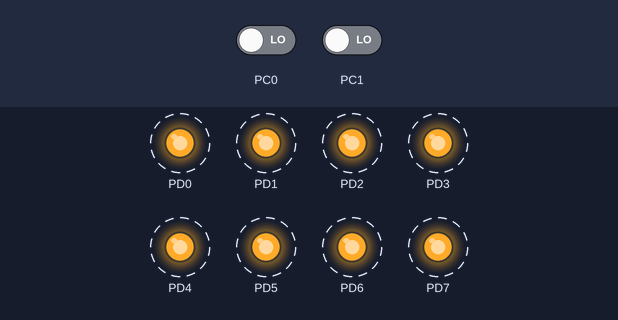
Simulated run of this program. Board: ATmega128, built with avr-gcc and emulated at 8 MHz. On the bench: output pins drawn as LEDs (lit = HIGH). Dashed ring = blinking. The inputs (shaded band) are chosen by the test bench; at power-on: PC1 LOW, PC0 LOW.

Above: at 1.06 s.
1.3 s: PC1 driven HIGH
At 1.9 s:
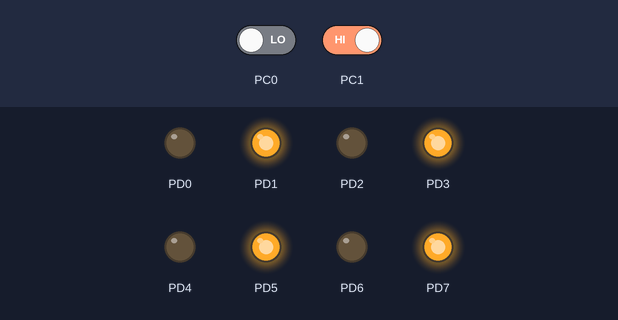
4.3 s: PC0 driven HIGH
At 4.8 s:
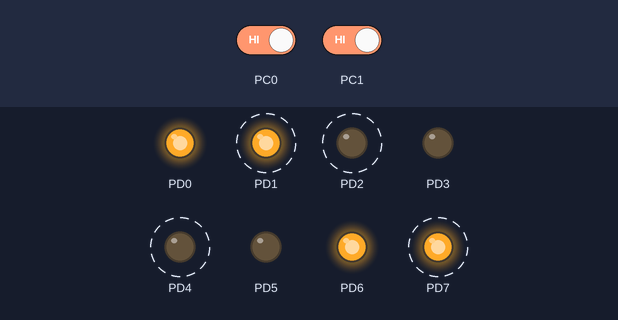
7.3 s: PC0 driven LOW
10.3 s: PC1 driven LOW
At 10.57 s:
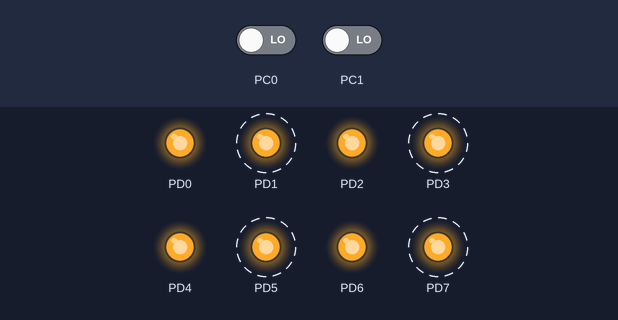
Timing chart, 0 to 14.3 s (numbered marks = the images above; inputs shaded):
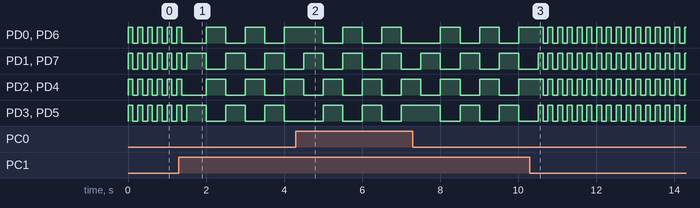

Measured:
- after the input at 10.3 s, PD0–7: alternates HIGH for 0.13 s and LOW for 0.13 s, starting after 0.34 s
- by itself, PD0–7: alternates HIGH for 0.50 s and LOW for 0.50 s

The program:

main.c
```c
/*
 * AssignmentB7a.c
 *
 * Created: 2/2/2017 1:01:37 PM
 * Author : Kadir Seker, Cas Koopmans and Berend Vet
 */

#include <avr/io.h>
#define F_CPU 8000000
#include <util/delay.h>

void wait( int ms )
{
	for (int i=0; i<ms; i++)
	{
		_delay_ms( 1 );
	}
}

int main(void)
{
	DDRD = 0b11111111;				// All pins PORTD are set to output
	DDRC = 0b00000000;				// All pins PORTC are set to input

	while(1)
	{
		if((PINC & 0b00000011) == 0b00000011)	//State 1 - If  Button C0 and C1 are
		{										//pressed simultaneously, execute this
			PORTD = 0b11000011;
			wait(500);
			PORTD = 0b00111100;
			wait(500);
		}
		else if(PINC & 0b00000001)	//State 2 - If  Button C0 is pressed, execute this
		{
			PORTD = 0b11111111;
			wait(500);
			PORTD = 0b00000000;
			wait(500);
		}
		else if(PINC & 0b00000010)	//State 3 - If  Button C1 is pressed, execute this
		{
			PORTD = 0b10101010;
			wait(500);
			PORTD = 0b01010101;
			wait(500);
		}
		else						//Default state - If none of the states above is chosen, execute this.
		{
			PORTD = 0b11111111;
			wait(125);
			PORTD = 0b00000000;
			wait(125);
		}
	}
	return 1;
}
```
